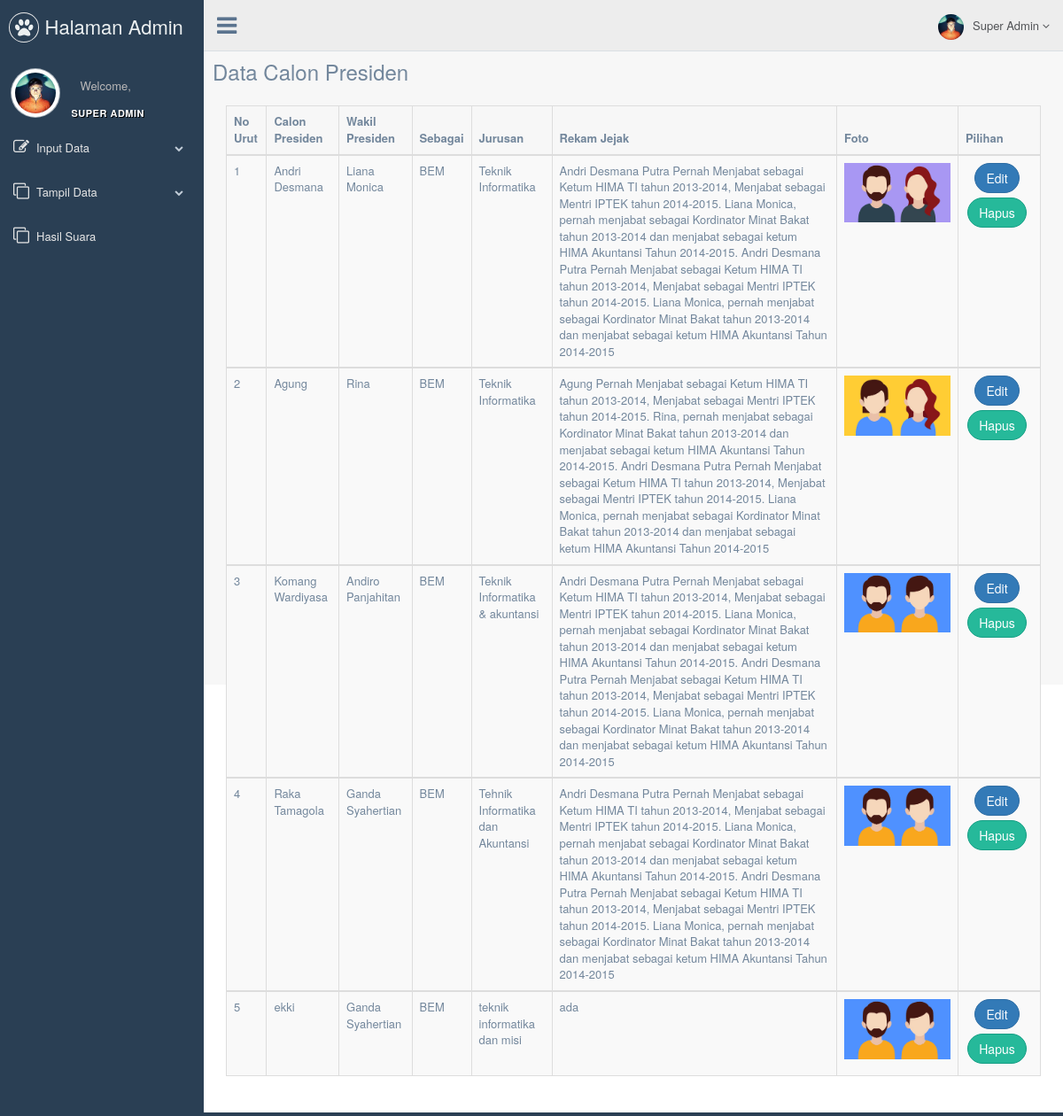
Page /superadmin/index.php?page=tampilbem (signed in) on the committed database.
### tables this page shows
CREATE TABLE `ca_bem` (
  `no_urut` int(11) NOT NULL,
  `capres` varchar(20) NOT NULL,
  `cawapres` varchar(20) NOT NULL,
  `sbg` enum('BEM','MPM') NOT NULL,
  `alamat` text NOT NULL,
  `jurusan` text NOT NULL,
  `rekamjejak` longtext NOT NULL,
  `visi` text NOT NULL,
  `misi` text NOT NULL,
  `foto` text NOT NULL
);

### superadmin/tampilbem.php (the view, shortened to what this page needs)
 <div class="title-left">
      <h3>Data Calon Presiden</h3>
  </div>
      </div>
      <div class="x_content">
        <p class="text-muted font-13 m-b-30">
        <table id="datatable-responsive" class="table table-striped table-bordered dt-responsive nowrap" cellspacing="0" width="100%">
          <thead>
            <tr>
              <th>No Urut</th>
              <th>Calon Presiden</th>
              <th>Wakil Presiden</th>
              <th>Sebagai</th>
              <th>Jurusan</th>
              <th>Rekam Jejak</th>
              <th>Foto</th>
              <th>Pilihan</th>
            </tr>
          </thead>
          <?php
            $data = mysql_query("select * from ca_bem where no_urut") or die(mysql_error());
            while ($cek = mysql_fetch_array($data)) {
          ?>
          <tbody>
            <tr>
              <td><?php echo $cek['no_urut']; ?></td>
              <td><?php echo $cek['capres']; ?></td>
              <td><?php echo $cek['cawapres']; ?></td>
              <td><?php echo $cek['sbg']; ?> </td>
              <td><?php echo $cek['jurusan']; ?></td>
              <td><?php echo $cek['rekamjejak']; ?> </td>
              <td><img src="images/<?php echo $cek['foto']; ?>" width="120px"></td>
              <td align="center">
                <a href="?page=edit_bem&no_urut=<?php echo $cek['no_urut'];?>">
                  <button class="btn btn-round btn-primary">Edit</button>
                </a>
                <a onclick="return confirm('Yakin Ingin Menghapus')" href="?page=hapusbem&no_urut=<?php echo $cek['no_urut']; ?>">
                  <button class="btn btn-round btn-success">Hapus</button>
                </a>
              </td>
            </tr>
          </tbody>
          <?php
            }
            ?>
          </table>
</div>

### superadmin/index.php (shortened to what this page needs)
<?php
  if(@$_SESSION['iduser'] ){
 ?>
<!DOCTYPE html>
<html lang="en">
  <head>
    <link href="../admin/vendors/bootstrap/dist/css/bootstrap.min.css" rel="stylesheet">
    <link href="../admin/vendors/font-awesome/css/font-awesome.min.css" rel="stylesheet">
    <link href="../admin/build/css/custom.min.css" rel="stylesheet">
  </head>
  <body class="nav-md">
    <div class="container body">
      <div class="main_container">
        <div class="col-md-3 left_col">
          <div class="left_col scroll-view">
            <div class="navbar nav_title" style="border: 0;">
              <a href="/pemira/superadmin" class="site_title"><i class="fa fa-paw"></i> <span>Halaman Admin</span></a>
            </div>
            <div class="profile">
              <div class="profile_pic">
                <img src="images/super.jpg" alt="Super Admin" class="img-circle profile_img">
              </div>
              <div class="profile_info">
                <span>Welcome,</span>
              </div>
            </div>
            <br />
            <div id="sidebar-menu" class="main_menu_side hidden-print main_menu">
              <div class="menu_section">
                <h3>Super Admin</h3>
                <ul class="nav side-menu">
                  <li><a><i class="fa fa-edit"></i>Input Data<span class="fa fa-chevron-down"></span></a>
                  </li>
                   <li><a><i class="fa fa-clone""></i>Tampil Data<span class="fa fa-chevron-down"></span></a>
                  </li>
                  <li><a href="?page=hasil"><i class="fa fa-clone""></i>Hasil Suara</a></li>
                </ul>
                </div>
            </div>
          </div>
        </div>
        <div class="top_nav">
          <div class="nav_menu">
            <nav>
              <div class="nav toggle">
                <a id="menu_toggle"><i class="fa fa-bars"></i></a>
              </div>
              <ul class="nav navbar-nav navbar-right">
                <li class="">
                  <a href="javascript:;" class="user-profile dropdown-toggle" data-toggle="dropdown" aria-expanded="false">
                    <img src="images/super.jpg" alt="">Super Admin
                    <span class="fa fa-angle-down"></span>
                  </a>
                </li>
                  </ul>
            </nav>
          </div>
        </div>
          <div class="right_col" role="main">
          <div class="">
            <div class="row top_tiles">
		 <?php
              $page = @$_GET['page'];
              if($page == ""){
                include"welcome.php";
              } else if($page =="pres"){
                include"input_bem.php";
              } else if ($page == "hima"){
                include"input_hima.php";
              } else if ($page == "hasil") {
                include"../admin/hasil.php";
              } else if ($page == "tampilbem") {
                include"tampilbem.php";
              } else if ($page == "tampilhima") {
                include"tampilhima.php";
              } else if ($page == "edit_bem") {
                include"edit_bem.php";
              } else if ($page == "hapusbem") {
                include"hapus_bem.php";
              } else if ($page == "edit_hima") {
                include"edit_hima.php";
              } elseif ($page == "hapus_hima") {
                include"hapus_hima.php";
              } elseif ($page == "add_admin") {
                include"add_admin.php";
              }
            ?>
            </div>
            </div>
            </div>
        <footer>
          <div class="clearfix"></div>
        </footer>
      </div>
  </body>
</html>
<?php
  } else {
    header("location: ../index.php");
  }
?>

### rows in the picture
ca_bem: no_urut "1", capres "Andri Desmana", cawapres "Liana Monica", sbg "BEM", jurusan "Teknik Informatika", rekamjejak "Andri Desmana Putra Pernah Menjabat sebagai Ketum HIMA TI tahun 2013-2014, Menjabat sebagai Mentri IPTEK tahun 2014-2015. Liana Monica, pernah menjabat sebagai Kordinator Minat Bakat tahun 2013-2014 dan menjabat sebagai ketum HIMA Akuntansi Tahun 2014-2015. Andri Desmana Putra Pernah Menjabat sebagai Ketum HIMA TI tahun 2013-2014, Menjabat sebagai Mentri IPTEK tahun 2014-2015. Liana Monica, pernah menjabat sebagai Kordinator Minat Bakat tahun 2013-2014 dan menjabat sebagai ketum HIMA Akuntansi Tahun 2014-2015", foto (picture)
ca_bem: no_urut "2", capres "Agung", cawapres "Rina", sbg "BEM", jurusan "Teknik Informatika", rekamjejak "Agung Pernah Menjabat sebagai Ketum HIMA TI tahun 2013-2014, Menjabat sebagai Mentri IPTEK tahun 2014-2015. Rina, pernah menjabat sebagai Kordinator Minat Bakat tahun 2013-2014 dan menjabat sebagai ketum HIMA Akuntansi Tahun 2014-2015. Andri Desmana Putra Pernah Menjabat sebagai Ketum HIMA TI tahun 2013-2014, Menjabat sebagai Mentri IPTEK tahun 2014-2015. Liana Monica, pernah menjabat sebagai Kordinator Minat Bakat tahun 2013-2014 dan menjabat sebagai ketum HIMA Akuntansi Tahun 2014-2015", foto (picture)
ca_bem: no_urut "3", capres "Komang Wardiyasa", cawapres "Andiro Panjahitan", sbg "BEM", jurusan "Teknik Informatika & akuntansi", rekamjejak "Andri Desmana Putra Pernah Menjabat sebagai Ketum HIMA TI tahun 2013-2014, Menjabat sebagai Mentri IPTEK tahun 2014-2015. Liana Monica, pernah menjabat sebagai Kordinator Minat Bakat tahun 2013-2014 dan menjabat sebagai ketum HIMA Akuntansi Tahun 2014-2015. Andri Desmana Putra Pernah Menjabat sebagai Ketum HIMA TI tahun 2013-2014, Menjabat sebagai Mentri IPTEK tahun 2014-2015. Liana Monica, pernah menjabat sebagai Kordinator Minat Bakat tahun 2013-2014 dan menjabat sebagai ketum HIMA Akuntansi Tahun 2014-2015", foto (picture)
ca_bem: no_urut "4", capres "Raka Tamagola", cawapres "Ganda Syahertian", sbg "BEM", jurusan "Tehnik Informatika dan Akuntansi", rekamjejak "Andri Desmana Putra Pernah Menjabat sebagai Ketum HIMA TI tahun 2013-2014, Menjabat sebagai Mentri IPTEK tahun 2014-2015. Liana Monica, pernah menjabat sebagai Kordinator Minat Bakat tahun 2013-2014 dan menjabat sebagai ketum HIMA Akuntansi Tahun 2014-2015. Andri Desmana Putra Pernah Menjabat sebagai Ketum HIMA TI tahun 2013-2014, Menjabat sebagai Mentri IPTEK tahun 2014-2015. Liana Monica, pernah menjabat sebagai Kordinator Minat Bakat tahun 2013-2014 dan menjabat sebagai ketum HIMA Akuntansi Tahun 2014-2015", foto (picture)
ca_bem: no_urut "5", capres "ekki", cawapres "Ganda Syahertian", sbg "BEM", jurusan "teknik informatika dan misi", rekamjejak "ada", foto (picture)
